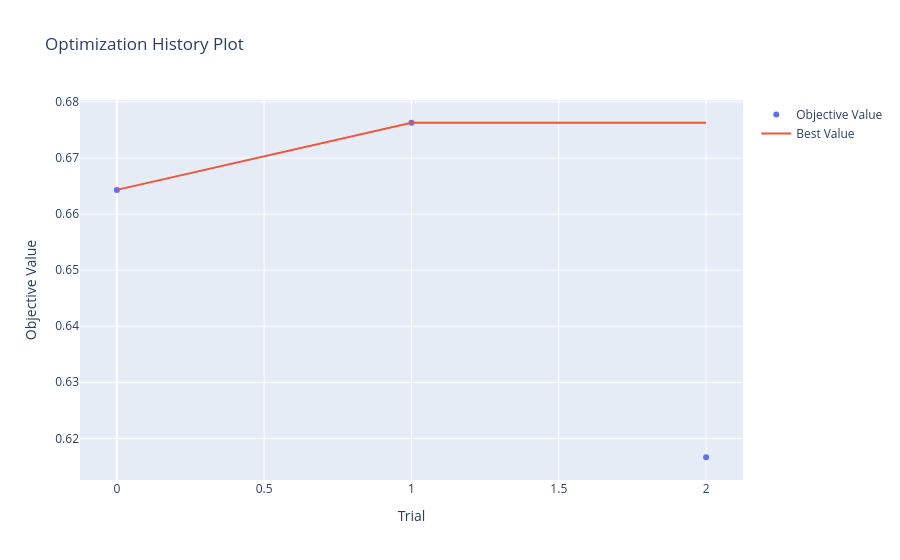
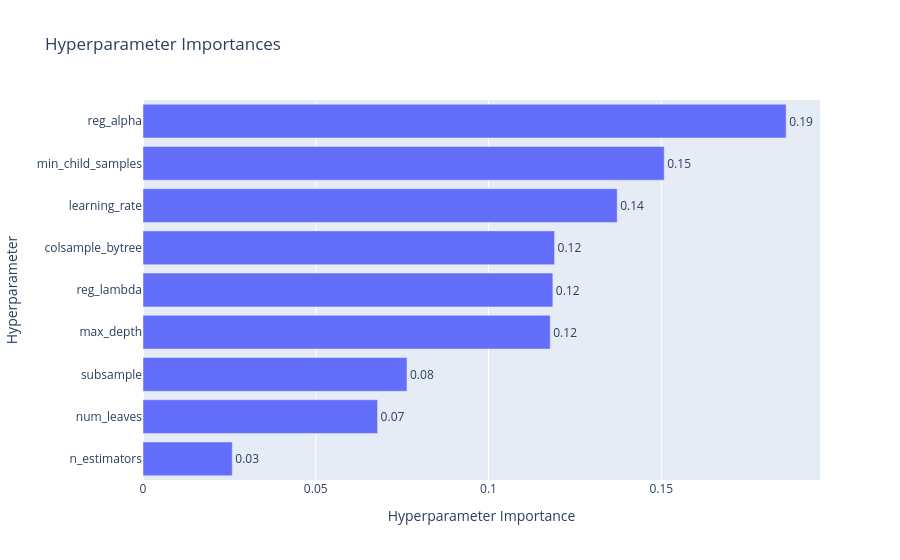
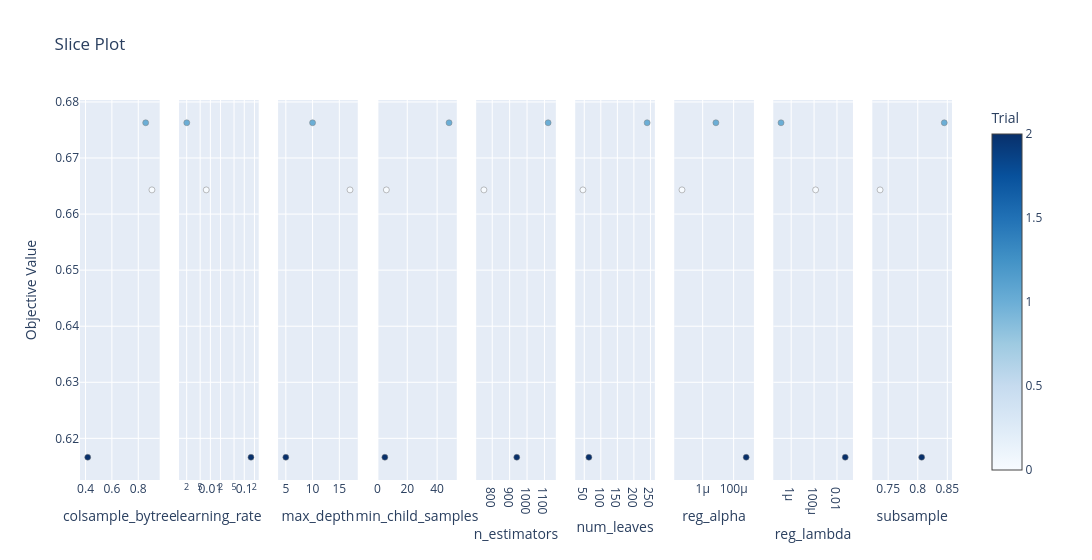

The notebook cell saved with these charts, in order:
### Code cell
model_selected, selected_features = feature_importance_selector(
    model,
    X_train_t,
    y_train_t,
    target_features=40
)

# przygotowanie danych
X_opt = X_train_t[selected_features].copy()

for col in X_opt.select_dtypes(include="object").columns:
    X_opt[col] = X_opt[col].astype("category")


def objective(trial):

    params = {
        "objective": "binary",
        "metric": "auc",
        "random_state": RANDOM_SEED,
        "reg_alpha": trial.suggest_float("reg_alpha", 1e-8, 1.0, log=True),
        "reg_lambda": trial.suggest_float("reg_lambda", 1e-8, 1.0, log=True),
        "num_leaves": trial.suggest_int("num_leaves", 16, 256),
        "max_depth": trial.suggest_int("max_depth", -1, 20),
        "learning_rate": trial.suggest_float("learning_rate", 0.001, 0.2, log=True),
        "n_estimators": trial.suggest_int("n_estimators", 50, 1500),
        "subsample": trial.suggest_float("subsample", 0.3, 1.0),
        "colsample_bytree": trial.suggest_float("colsample_bytree", 0.2, 1.0),
        "min_child_samples": trial.suggest_int("min_child_samples", 5, 50),
    }

    # nowy model w każdym trialu
    model_lgbm = lgb.LGBMClassifier(**params)

    auc = cross_val_score(
        model_lgbm,
        X_opt,
        y_train_t,
        cv=5,
        scoring="roc_auc",
        n_jobs=-1
    ).mean()

    return auc


study = optuna.create_study(
    direction="maximize",
    study_name="lgbm_auc_bo"
)

study.optimize(objective, n_trials=30, show_progress_bar=True)

print("\nBest AUC:", study.best_value)
print("Best params:", study.best_params)


optuna.visualization.plot_optimization_history(study)
optuna.visualization.plot_param_importances(study)
optuna.visualization.plot_slice(study)

plot_optimization_history(study).show()
plot_param_importances(study).show()
plot_slice(study).show()

### Figure 1 — Plotly figure (JSON) as saved in the notebook; plotly's stock layout.template omitted (floating-point values rounded to 4 significant figures)
{"data": [{"mode": "markers", "name": "Objective Value", "type": "scatter", "x": [0, 1, 2], "y": [0.6643, 0.6763, 0.6166]}, {"mode": "lines", "name": "Best Value", "type": "scatter", "x": [0, 1, 2], "y": [0.6643, 0.6763, 0.6763]}, {"marker": {"color": "#cccccc"}, "mode": "markers", "name": "Infeasible Trial", "showlegend": false, "type": "scatter", "x": [], "y": []}], "layout": {"title": {"text": "Optimization History Plot"}, "xaxis": {"title": {"text": "Trial"}}, "yaxis": {"title": {"text": "Objective Value"}}}}

### Figure 2 — Plotly figure (JSON) as saved in the notebook; plotly's stock layout.template omitted (floating-point values rounded to 4 significant figures)
{"data": [{"cliponaxis": false, "hovertemplate": ["n_estimators (IntDistribution): 0.025838729963780106<extra></extra>", "num_leaves (IntDistribution): 0.06789583908435289<extra></extra>", "subsample (FloatDistribution): 0.07641026701188808<extra></extra>", "max_depth (IntDistribution): 0.11786276651911262<extra></extra>", "reg_lambda (FloatDistribution): 0.11862856147028933<extra></extra>", "colsample_bytree (FloatDistribution): 0.11911919070526164<extra></extra>", "learning_rate (FloatDistribution): 0.13724608258229737<extra></extra>", "min_child_samples (IntDistribution): 0.15085344590393626<extra></extra>", "reg_alpha (FloatDistribution): 0.18614511675908163<extra></extra>"], "name": "Objective Value", "orientation": "h", "text": ["0.03", "0.07", "0.08", "0.12", "0.12", "0.12", "0.14", "0.15", "0.19"], "textposition": "outside", "type": "bar", "x": [0.02584, 0.0679, 0.07641, 0.1179, 0.1186, 0.1191, 0.1372, 0.1509, 0.1861], "y": ["n_estimators", "num_leaves", "subsample", "max_depth", "reg_lambda", "colsample_bytree", "learning_rate", "min_child_samples", "reg_alpha"]}], "layout": {"title": {"text": "Hyperparameter Importances"}, "xaxis": {"title": {"text": "Hyperparameter Importance"}}, "yaxis": {"title": {"text": "Hyperparameter"}}}}

### Figure 3 — Plotly figure (JSON) as saved in the notebook; plotly's stock layout.template omitted (floating-point values rounded to 4 significant figures)
{"data": [{"marker": {"color": [0, 1, 2], "colorbar": {"title": {"text": "Trial"}, "x": 1, "xpad": 40}, "colorscale": [[0, "rgb(247,251,255)"], [0.125, "rgb(222,235,247)"], [0.25, "rgb(198,219,239)"], [0.375, "rgb(158,202,225)"], [0.5, "rgb(107,174,214)"], [0.625, "rgb(66,146,198)"], [0.75, "rgb(33,113,181)"], [0.875, "rgb(8,81,156)"], [1, "rgb(8,48,107)"]], "line": {"color": "Grey", "width": 0.5}, "showscale": true}, "mode": "markers", "name": "Feasible Trial", "showlegend": false, "type": "scatter", "x": [0.9038, 0.8564, 0.4167], "xaxis": "x", "y": [0.6643, 0.6763, 0.6166], "yaxis": "y"}, {"marker": {"color": [0, 1, 2], "colorbar": {"title": {"text": "Trial"}, "x": 1, "xpad": 40}, "colorscale": [[0, "rgb(247,251,255)"], [0.125, "rgb(222,235,247)"], [0.25, "rgb(198,219,239)"], [0.375, "rgb(158,202,225)"], [0.5, "rgb(107,174,214)"], [0.625, "rgb(66,146,198)"], [0.75, "rgb(33,113,181)"], [0.875, "rgb(8,81,156)"], [1, "rgb(8,48,107)"]], "line": {"color": "Grey", "width": 0.5}, "showscale": false}, "mode": "markers", "name": "Feasible Trial", "showlegend": false, "type": "scatter", "x": [0.007559, 0.002013, 0.1579], "xaxis": "x2", "y": [0.6643, 0.6763, 0.6166], "yaxis": "y2"}, {"marker": {"color": [0, 1, 2], "colorbar": {"title": {"text": "Trial"}, "x": 1, "xpad": 40}, "colorscale": [[0, "rgb(247,251,255)"], [0.125, "rgb(222,235,247)"], [0.25, "rgb(198,219,239)"], [0.375, "rgb(158,202,225)"], [0.5, "rgb(107,174,214)"], [0.625, "rgb(66,146,198)"], [0.75, "rgb(33,113,181)"], [0.875, "rgb(8,81,156)"], [1, "rgb(8,48,107)"]], "line": {"color": "Grey", "width": 0.5}, "showscale": false}, "mode": "markers", "name": "Feasible Trial", "showlegend": false, "type": "scatter", "x": [17, 10, 5], "xaxis": "x3", "y": [0.6643, 0.6763, 0.6166], "yaxis": "y3"}, {"marker": {"color": [0, 1, 2], "colorbar": {"title": {"text": "Trial"}, "x": 1, "xpad": 40}, "colorscale": [[0, "rgb(247,251,255)"], [0.125, "rgb(222,235,247)"], [0.25, "rgb(198,219,239)"], [0.375, "rgb(158,202,225)"], [0.5, "rgb(107,174,214)"], [0.625, "rgb(66,146,198)"], [0.75, "rgb(33,113,181)"], [0.875, "rgb(8,81,156)"], [1, "rgb(8,48,107)"]], "line": {"color": "Grey", "width": 0.5}, "showscale": false}, "mode": "markers", "name": "Feasible Trial", "showlegend": false, "type": "scatter", "x": [6, 48, 5], "xaxis": "x4", "y": [0.6643, 0.6763, 0.6166], "yaxis": "y4"}, {"marker": {"color": [0, 1, 2], "colorbar": {"title": {"text": "Trial"}, "x": 1, "xpad": 40}, "colorscale": [[0, "rgb(247,251,255)"], [0.125, "rgb(222,235,247)"], [0.25, "rgb(198,219,239)"], [0.375, "rgb(158,202,225)"], [0.5, "rgb(107,174,214)"], [0.625, "rgb(66,146,198)"], [0.75, "rgb(33,113,181)"], [0.875, "rgb(8,81,156)"], [1, "rgb(8,48,107)"]], "line": {"color": "Grey", "width": 0.5}, "showscale": false}, "mode": "markers", "name": "Feasible Trial", "showlegend": false, "type": "scatter", "x": [752, 1121, 941], "xaxis": "x5", "y": [0.6643, 0.6763, 0.6166], "yaxis": "y5"}, {"marker": {"color": [0, 1, 2], "colorbar": {"title": {"text": "Trial"}, "x": 1, "xpad": 40}, "colorscale": [[0, "rgb(247,251,255)"], [0.125, "rgb(222,235,247)"], [0.25, "rgb(198,219,239)"], [0.375, "rgb(158,202,225)"], [0.5, "rgb(107,174,214)"], [0.625, "rgb(66,146,198)"], [0.75, "rgb(33,113,181)"], [0.875, "rgb(8,81,156)"], [1, "rgb(8,48,107)"]], "line": {"color": "Grey", "width": 0.5}, "showscale": false}, "mode": "markers", "name": "Feasible Trial", "showlegend": false, "type": "scatter", "x": [46, 240, 64], "xaxis": "x6", "y": [0.6643, 0.6763, 0.6166], "yaxis": "y6"}, {"marker": {"color": [0, 1, 2], "colorbar": {"title": {"text": "Trial"}, "x": 1, "xpad": 40}, "colorscale": [[0, "rgb(247,251,255)"], [0.125, "rgb(222,235,247)"], [0.25, "rgb(198,219,239)"], [0.375, "rgb(158,202,225)"], [0.5, "rgb(107,174,214)"], [0.625, "rgb(66,146,198)"], [0.75, "rgb(33,113,181)"], [0.875, "rgb(8,81,156)"], [1, "rgb(8,48,107)"]], "line": {"color": "Grey", "width": 0.5}, "showscale": false}, "mode": "markers", "name": "Feasible Trial", "showlegend": false, "type": "scatter", "x": [4.621e-08, 7.141e-06, 0.0006444], "xaxis": "x7", "y": [0.6643, 0.6763, 0.6166], "yaxis": "y7"}, {"marker": {"color": [0, 1, 2], "colorbar": {"title": {"text": "Trial"}, "x": 1, "xpad": 40}, "colorscale": [[0, "rgb(247,251,255)"], [0.125, "rgb(222,235,247)"], [0.25, "rgb(198,219,239)"], [0.375, "rgb(158,202,225)"], [0.5, "rgb(107,174,214)"], [0.625, "rgb(66,146,198)"], [0.75, "rgb(33,113,181)"], [0.875, "rgb(8,81,156)"], [1, "rgb(8,48,107)"]], "line": {"color": "Grey", "width": 0.5}, "showscale": false}, "mode": "markers", "name": "Feasible Trial", "showlegend": false, "type": "scatter", "x": [0.0001358, 1.296e-07, 0.05273], "xaxis": "x8", "y": [0.6643, 0.6763, 0.6166], "yaxis": "y8"}, {"marker": {"color": [0, 1, 2], "colorbar": {"title": {"text": "Trial"}, "x": 1, "xpad": 40}, "colorscale": [[0, "rgb(247,251,255)"], [0.125, "rgb(222,235,247)"], [0.25, "rgb(198,219,239)"], [0.375, "rgb(158,202,225)"], [0.5, "rgb(107,174,214)"], [0.625, "rgb(66,146,198)"], [0.75, "rgb(33,113,181)"], [0.875, "rgb(8,81,156)"], [1, "rgb(8,48,107)"]], "line": {"color": "Grey", "width": 0.5}, "showscale": false}, "mode": "markers", "name": "Feasible Trial", "showlegend": false, "type": "scatter", "x": [0.7363, 0.8448, 0.8066], "xaxis": "x9", "y": [0.6643, 0.6763, 0.6166], "yaxis": "y9"}], "layout": {"title": {"text": "Slice Plot"}, "width": 2700, "xaxis": {"anchor": "y", "domain": [0, 0.09136], "title": {"text": "colsample_bytree"}}, "xaxis2": {"anchor": "y2", "domain": [0.1136, 0.2049], "title": {"text": "learning_rate"}, "type": "log"}, "xaxis3": {"anchor": "y3", "domain": [0.2272, 0.3185], "title": {"text": "max_depth"}}, "xaxis4": {"anchor": "y4", "domain": [0.3407, 0.4321], "title": {"text": "min_child_samples"}}, "xaxis5": {"anchor": "y5", "domain": [0.4543, 0.5457], "title": {"text": "n_estimators"}}, "xaxis6": {"anchor": "y6", "domain": [0.5679, 0.6593], "title": {"text": "num_leaves"}}, "xaxis7": {"anchor": "y7", "domain": [0.6815, 0.7728], "title": {"text": "reg_alpha"}, "type": "log"}, "xaxis8": {"anchor": "y8", "domain": [0.7951, 0.8864], "title": {"text": "reg_lambda"}, "type": "log"}, "xaxis9": {"anchor": "y9", "domain": [0.9086, 1], "title": {"text": "subsample"}}, "yaxis": {"anchor": "x", "domain": [0, 1], "title": {"text": "Objective Value"}}, "yaxis2": {"anchor": "x2", "domain": [0, 1], "matches": "y", "showticklabels": false}, "yaxis3": {"anchor": "x3", "domain": [0, 1], "matches": "y", "showticklabels": false}, "yaxis4": {"anchor": "x4", "domain": [0, 1], "matches": "y", "showticklabels": false}, "yaxis5": {"anchor": "x5", "domain": [0, 1], "matches": "y", "showticklabels": false}, "yaxis6": {"anchor": "x6", "domain": [0, 1], "matches": "y", "showticklabels": false}, "yaxis7": {"anchor": "x7", "domain": [0, 1], "matches": "y", "showticklabels": false}, "yaxis8": {"anchor": "x8", "domain": [0, 1], "matches": "y", "showticklabels": false}, "yaxis9": {"anchor": "x9", "domain": [0, 1], "matches": "y", "showticklabels": false}}}
